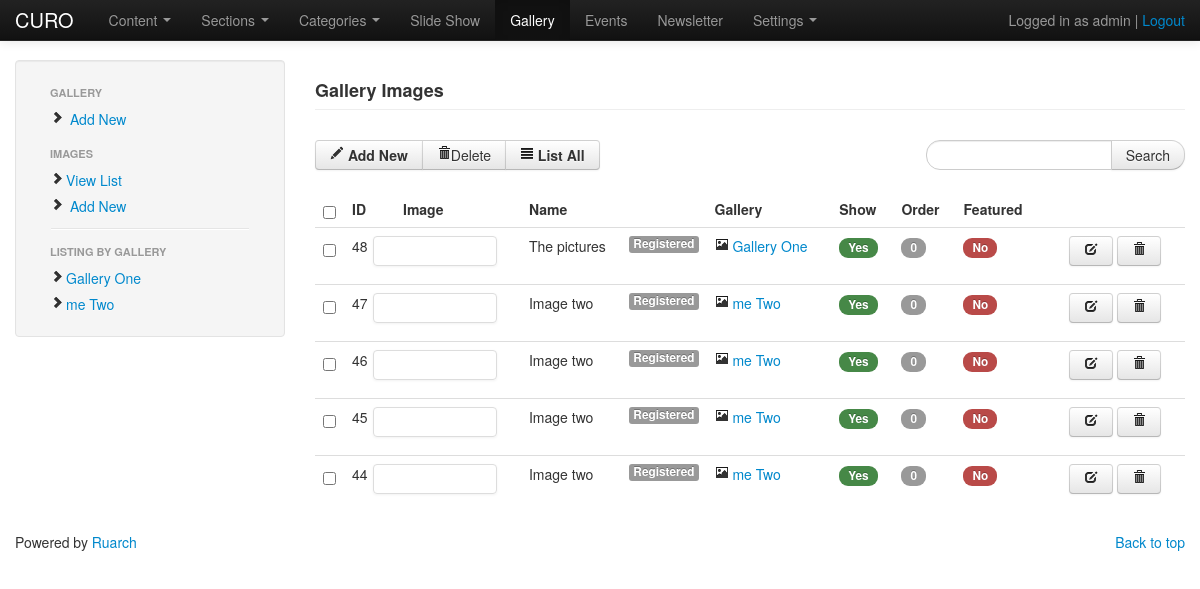
/admin/images.php (signed in), run on the app's committed database.
### tables this page shows
CREATE TABLE `cu_gallery` (
  `gallery_id` int(11) NOT NULL AUTO_INCREMENT,
  `gallery_name` varchar(255) DEFAULT NULL,
  `gallery_image` text,
  `gallery_description` text,
  `gallery_created` timestamp NOT NULL DEFAULT CURRENT_TIMESTAMP,
  `gallery_show` tinyint(1) DEFAULT '1',
  `gallery_access` tinyint(1) DEFAULT NULL,
  `gallery_feature` tinyint(1) DEFAULT '0',
  `gallery_order` int(11) DEFAULT NULL,
  `added_by` int(11) DEFAULT NULL,
  PRIMARY KEY (`gallery_id`)
);

CREATE TABLE `cu_images` (
  `image_id` int(11) NOT NULL AUTO_INCREMENT,
  `image_title` varchar(255) DEFAULT NULL,
  `image_gallery` int(11) DEFAULT NULL,
  `image_file` text,
  `image_description` text,
  `image_added` timestamp NOT NULL DEFAULT CURRENT_TIMESTAMP,
  `image_access` int(11) DEFAULT NULL,
  `image_feature` tinyint(1) DEFAULT '0',
  `image_show` tinyint(1) DEFAULT '1',
  `image_order` tinyint(1) DEFAULT NULL,
  `added_by` int(11) DEFAULT NULL,
  PRIMARY KEY (`image_id`)
);

CREATE TABLE `cu_access` (
  `access_id` int(11) NOT NULL AUTO_INCREMENT,
  `access` tinyint(1) NOT NULL DEFAULT '3',
  `access_name` varchar(100) DEFAULT NULL,
  PRIMARY KEY (`access_id`,`access`)
);

### admin/includes/pagination.php (called while the page is built, shortened)
<?php
class Pagination
{
	var $page;
	var $size;
	function Pagination($page = null, $size = null, $total_records = null)
	{
		$this->page = $page;
		$this->size = $size;
	}
	function setPage($page)
	{
		$this->page = 0+$page;
	}
	function setSize($size)
	{
		$this->size = 0+$size;
	}
	function setTotalRecords($total)
	{
		$this->total_records = 0+$total;
	}
	function getLimitSql()
	{
		$sql = "LIMIT " . $this->getLimit();
		return $sql;
	}
	function getLimit()
	{
		$page = $this->page;
		if ($this->page < 1)
		{
			$page = 1;
		}
		$sql = ($page - 1) * $this->size . "," . $this->size;
		return $sql;
	}
}
?>

### admin/includes/functions.php (the view, shortened to what this page needs)
<?php
function access_info($access_id){
	$res=mysql_query("SELECT * FROM cu_access WHERE access='$access_id'") or die(mysql_error());
	return $row=mysql_fetch_array($res);
}
function gallery_info($galleryid){
	$res=mysql_query("SELECT * FROM cu_gallery WHERE gallery_id='$galleryid'") or die(mysql_error());
	return $row=mysql_fetch_array($res);
}
function load_image_by_gallery($url,$value=''){
	$res=mysql_query("SELECT * FROM cu_gallery WHERE gallery_id!='' OR gallery_id!='0' OR gallery_id!=NULL  GROUP BY gallery_id ") or die(mysql_error());
	while ($row=mysql_fetch_array($res)) {
		$gallery=gallery_info($row['gallery_id']);
		echo'<li ';
			if($value==$gallery['gallery_id']){echo 'class="active"';}
		echo'><a href="'.$url.'?gid='.$gallery['gallery_id'].'"><i class="icon-chevron-right"></i>'.$gallery['gallery_name'].'</a></li>';
	}
}
function get_list_images($page='',$q='',$gid=''){
include('pagination.php');
$pagination= new Pagination;
$conditions='';
$size=5;
if(!empty($q)){
	if(!empty($gid)){
		$url="images.php?q=$q&gid=$gid&p=";
	}else{
		$url="images.php?q=$q&p=";
	}
}else{
	if(!empty($gid)){
		$url="images.php?gid=$gid&p=";
	}else{
		$url="images.php?p=";
	}
}
$pagination->setPage($page);
$pagination->setSize($size);
$pagination->setLink($url);
$sql="SELECT * FROM cu_images  ";
$sql.="$conditions ORDER BY image_id DESC";
$resnum=mysql_query($sql) or die(mysql_error());
$total_records=mysql_num_rows($resnum);
$pagination->setTotalRecords($total_records);
$getsql=$pagination->getLimitSql($sql);
$res=mysql_query($sql.' '.$getsql) or die(mysql_error());
echo'<table class="table table-hover" id="no-more-tables">
              <thead>
 			  <tr>
              <th width="10"><input type="checkbox" name="chkall" onclick="checkall()" /></th>
                <th width="35">ID</th>
				<th>Image</th>
                <th>Name</th>
				<th>Gallery</th>
                <th>Show</th>
				<th>Order</th>
				<th width="90">Featured</th>
				<th></th>
              </tr>
              </thead>
              <tbody>';
	while($row=mysql_fetch_array($res)){
		$access=access_info($row['image_access']);
		$gallery=gallery_info($row['image_gallery']);
		echo' <tr>
              <td><input type="checkbox" name="imageid[]" value="'.$row['image_id'].'" /></td>
              <td data-title="ID">'.$row['image_id'].'</td>
              <td data-title="Image">
			  <ul class="thumbnails">
				  <li class="span2">
					<div class="thumbnail">
					 <a href="'.GALLERY_FOLDER.$row['image_file'].'" title="'.$row['image_title'].'" rel="colorbox"><img src="'.image_pro(GALLERY_FOLDER.$row['image_file'],140).'" alt=""></a>
					</div>
				  </li>
				</ul>
			  </td>';
			  echo'<td data-title="Gallery">'.$row['image_title'].'<span class="label pull-right">'.$access['access_name'].'</span></td>
			  <td align="center"><a href="gallery.php?q='.$gallery['gallery_name'].'" title="View Gallery" ><i class="icon-picture"></i> '.$gallery['gallery_name'].'</a></td>';
			  	echo'<td align="center" data-title="Show">';
					if($row['image_show']=='1'){
						echo '<span class="badge badge-success">Yes</span>';
					}elseif($row['image_show']=='0'){
						echo '<span class="badge badge-important">No</span>';
					}
				echo'</td>
				<td align="center" data-title="Order"><span class="badge">'.$row['image_order'].'</span></td>';
				echo'<td align="center" data-title="Featured">';
					if($row['image_feature']=='1'){
						echo '<span class="badge badge-success">Yes</span>';
					}elseif($row['image_feature']=='0'){
						echo '<span class="badge badge-important">No</span>';
					}
              echo'<td><a href="?action=edit&id='.$row['image_id'].'" class="btn" title="Edit" ><i class="icon-edit"></i></a> <a href="?action=delete&id='.$row['image_id'].'" class="btn " title="Delete" onclick="return confirm(\'Are you sure you want to delete?\')"><i class="icon-trash"></i></a></td>
              </tr>';
	}
	echo '</tbody>
			</table>';
}
function image_pro($imagefile,$width){
		$rh=img_ratio_height($imagefile,$width);
		return 'includes/image.php?w='.$width.'&h='.$rh.'&f=../'.$imagefile;
	}
 function img_ratio_height($image_file,$width){
		$info = getimagesize($image_file);
			$aspectRatio = $info[1] / $info[0];
			return $newHeight = (int)($aspectRatio * $width);
	}
?>

### admin/includes/head.php (style rules this page uses)
body { padding-top: 60px; }

### data on the page
cu_gallery: gallery_name "Gallery One"
cu_gallery: gallery_name "me Two"
cu_images: image_id "48", image_title "The pictures", cu_access.access_name "Registered", cu_gallery.gallery_name "Gallery One", image_show "Yes", image_order "0", image_feature "No"
cu_images: image_id "47", image_title "Image two", cu_access.access_name "Registered", cu_gallery.gallery_name "me Two", image_show "Yes", image_order "0", image_feature "No"
cu_images: image_id "46", image_title "Image two", cu_access.access_name "Registered", cu_gallery.gallery_name "me Two", image_show "Yes", image_order "0", image_feature "No"
cu_images: image_id "45", image_title "Image two", cu_access.access_name "Registered", cu_gallery.gallery_name "me Two", image_show "Yes", image_order "0", image_feature "No"
cu_images: image_id "44", image_title "Image two", cu_access.access_name "Registered", cu_gallery.gallery_name "me Two", image_show "Yes", image_order "0", image_feature "No"

### other printed values
SITE_NAME "CURO"
$_SESSION['username_admin'] "admin"
